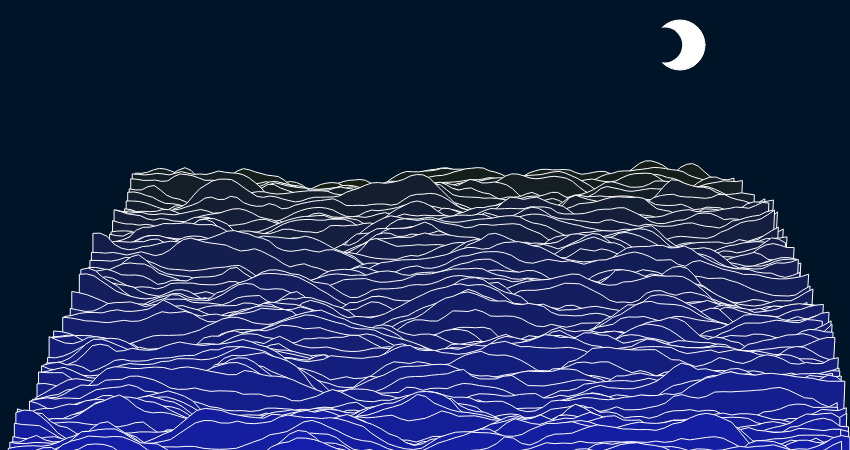
Frame 1 (no input)
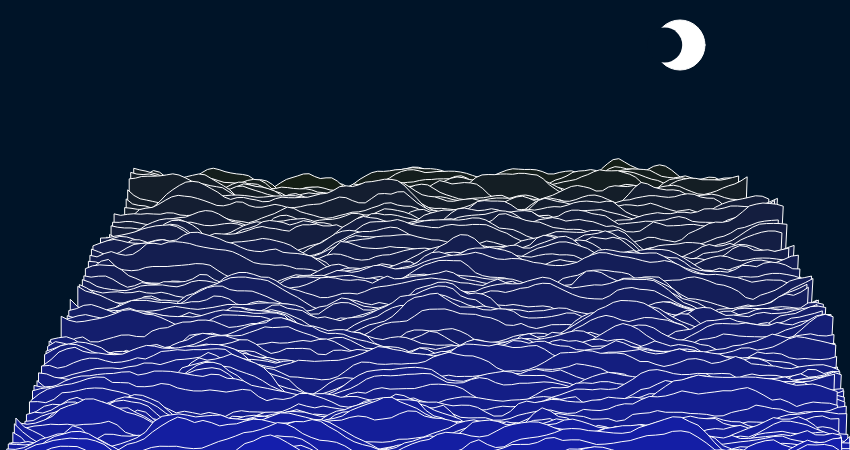
Frame 60 (no input)
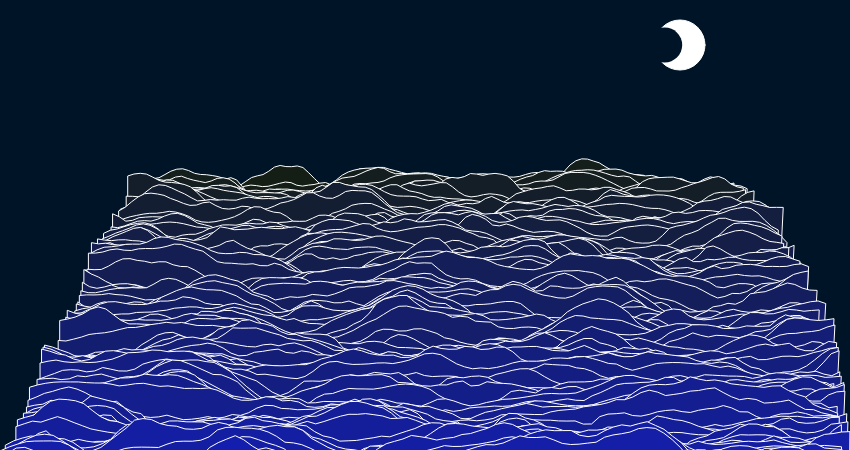
Frame 120 (the mouse pressed at the canvas centre since frame 60)

The p5.js sketch that drew these frames (run headless with seeded random() and noise() and a simulated clock; from frame 60 on, the mouse is pressed at the canvas centre):

// p5.js sketch
// ── sketch.js
const OCTAVES = 6;
const LACUNARITY = 2.;
const GAIN = .5;

var t;


function Smooth(t){
  return t * t * t * (t * (t * 6- 15) + 10);
}
function fBm( p, freq, amp) {
  
  var val = 0;
  for ( i = 0; i < OCTAVES; i++){
    val += amp * noise(p * freq);
    freq *= LACUNARITY;
    amp *= GAIN;
  }
  
  return val;
}

var depth = 40;
var waveNodes = 100;
var waveHeight;

function setup() {
  createCanvas(850,450);
  waveHeight = height/5;
  background(0,50,50);
  
  stroke(255);
  
}

function draw() {
  background(0,20,40);
  fill(255);
  
  ellipse (width*.8, height*.1,50,50);
  
  fill(0,20,40);
  noStroke();
  ellipse (width*.782, height*.1,35,35);
  
  stroke(255);
  for(var z = 0; z < height; z+= 4*depth/height ){
    fill(20,30,(z/depth)*170);
    beginShape();
    
    var buffer = width*.2 * ((depth-z)/depth);
    vertex(buffer,1000);
      //remember this stupid line for the future
    var lineWidth = (width-buffer) - buffer*(1-(z/depth));
    for( var x = 0; 
        x < lineWidth ;
        x += lineWidth/waveNodes){
      vertex(x+buffer, 
             height/depth + height/z + noise(x*.01+frameCount*.005,z-frameCount*.0075) * waveHeight + 10*z);
    }
    vertex(width-buffer, 1000);
    endShape();
  }
  
}
